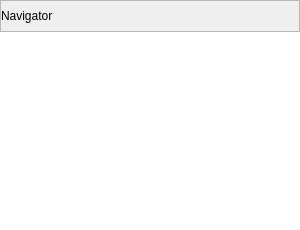
<?xml version="1.0" encoding="UTF-8"?>
<ui version="4.0">
 <class>ScxmlEditor::Common::Navigator</class>
 <widget class="QFrame" name="ScxmlEditor::Common::Navigator">
  <property name="geometry">
   <rect>
    <x>0</x>
    <y>0</y>
    <width>300</width>
    <height>230</height>
   </rect>
  </property>
  <property name="windowTitle">
   <string>Frame</string>
  </property>
  <property name="styleSheet">
   <string notr="true"/>
  </property>
  <property name="frameShape">
   <enum>QFrame::NoFrame</enum>
  </property>
  <property name="frameShadow">
   <enum>QFrame::Sunken</enum>
  </property>
  <property name="lineWidth">
   <number>0</number>
  </property>
  <layout class="QVBoxLayout" name="verticalLayout">
   <property name="spacing">
    <number>0</number>
   </property>
   <property name="leftMargin">
    <number>0</number>
   </property>
   <property name="topMargin">
    <number>0</number>
   </property>
   <property name="rightMargin">
    <number>0</number>
   </property>
   <property name="bottomMargin">
    <number>0</number>
   </property>
   <item>
    <widget class="QFrame" name="m_titleFrame">
     <property name="frameShape">
      <enum>QFrame::StyledPanel</enum>
     </property>
     <property name="frameShadow">
      <enum>QFrame::Raised</enum>
     </property>
     <layout class="QHBoxLayout" name="horizontalLayout_2">
      <property name="spacing">
       <number>0</number>
      </property>
      <property name="leftMargin">
       <number>0</number>
      </property>
      <property name="topMargin">
       <number>0</number>
      </property>
      <property name="rightMargin">
       <number>0</number>
      </property>
      <property name="bottomMargin">
       <number>0</number>
      </property>
      <item>
       <widget class="QLabel" name="m_title">
        <property name="sizePolicy">
         <sizepolicy hsizetype="Expanding" vsizetype="Preferred">
          <horstretch>0</horstretch>
          <verstretch>0</verstretch>
         </sizepolicy>
        </property>
        <property name="text">
         <string>Navigator</string>
        </property>
        <property name="margin">
         <number>5</number>
        </property>
       </widget>
      </item>
      <item>
       <widget class="QToolButton" name="m_closeButton">
        <property name="minimumSize">
         <size>
          <width>30</width>
          <height>30</height>
         </size>
        </property>
        <property name="autoRaise">
         <bool>true</bool>
        </property>
       </widget>
      </item>
     </layout>
    </widget>
   </item>
   <item>
    <widget class="ScxmlEditor::Common::NavigatorGraphicsView" name="m_navigatorView">
     <property name="frameShape">
      <enum>QFrame::NoFrame</enum>
     </property>
     <property name="frameShadow">
      <enum>QFrame::Plain</enum>
     </property>
    </widget>
   </item>
   <item>
    <widget class="ScxmlEditor::Common::NavigatorSlider" name="m_navigatorSlider">
     <property name="frameShape">
      <enum>QFrame::NoFrame</enum>
     </property>
     <property name="frameShadow">
      <enum>QFrame::Plain</enum>
     </property>
    </widget>
   </item>
  </layout>
 </widget>
 <customwidgets>
  <customwidget>
   <class>ScxmlEditor::Common::NavigatorGraphicsView</class>
   <extends>QGraphicsView</extends>
   <header>navigatorgraphicsview.h</header>
  </customwidget>
  <customwidget>
   <class>ScxmlEditor::Common::NavigatorSlider</class>
   <extends>QFrame</extends>
   <header>navigatorslider.h</header>
   <container>1</container>
  </customwidget>
 </customwidgets>
 <resources/>
 <connections/>
</ui>
